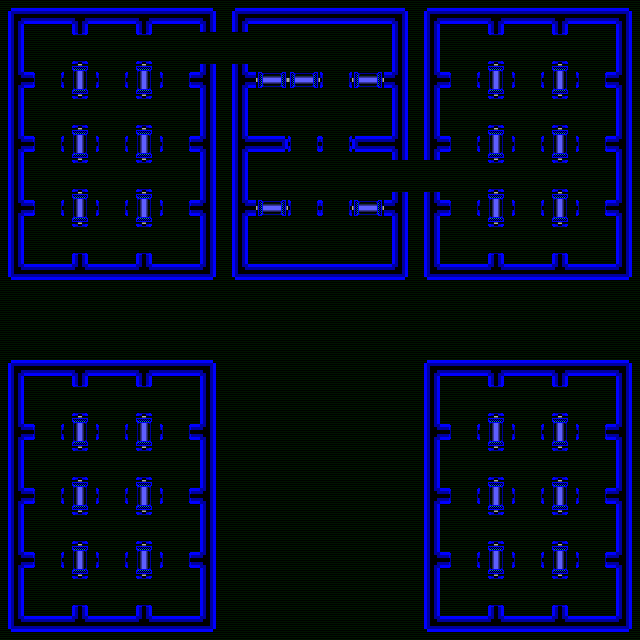

The image is a tile-based game level rendered from a .tmx file. Its description and source (layers, tilesets, objects; grid data summarised) follow:
An orthogonal 20x20 tile map with 32x32 px tiles, 2 tile layers (bg, map) and 3 objects (cap, switch, player).

<map version="1.0" orientation="orthogonal" width="20" height="20" tilewidth="32" tileheight="32">
 <tileset firstgid="1" name="alive" tilewidth="32" tileheight="32">
  <image source="alive-tileset.png" width="256" height="832" />
  <tile id="0">
   <properties>
    <property name="blocks" value="1" />
   </properties>
  </tile>
  <tile id="1">
   <properties>
    <property name="blocks" value="1" />
   </properties>
  </tile>
  <tile id="2">
   <properties>
    <property name="blocks" value="1" />
   </properties>
  </tile>
  <tile id="3">
   <properties>
    <property name="blocks" value="1" />
   </properties>
  </tile>
  <tile id="4">
   <properties>
    <property name="blocks" value="1" />
   </properties>
  </tile>
  <tile id="5">
   <properties>
    <property name="blocks" value="1" />
   </properties>
  </tile>
  <tile id="6">
   <properties>
    <property name="blocks" value="1" />
   </properties>
  </tile>
  <tile id="8">
   <properties>
    <property name="blocks" value="1" />
   </properties>
  </tile>
  <tile id="9">
   <properties>
    <property name="blocks" value="1" />
   </properties>
  </tile>
  <tile id="10">
   <properties>
    <property name="blocks" value="1" />
   </properties>
  </tile>
  <tile id="11">
   <properties>
    <property name="blocks" value="1" />
   </properties>
  </tile>
  <tile id="12">
   <properties>
    <property name="blocks" value="1" />
   </properties>
  </tile>
  <tile id="16">
   <properties>
    <property name="blocks" value="1" />
   </properties>
  </tile>
  <tile id="17">
   <properties>
    <property name="blocks" value="1" />
   </properties>
  </tile>
  <tile id="18">
   <properties>
    <property name="blocks" value="1" />
   </properties>
  </tile>
  <tile id="19">
   <properties>
    <property name="blocks" value="1" />
   </properties>
  </tile>
  <tile id="20">
   <properties>
    <property name="blocks" value="1" />
   </properties>
  </tile>
  <tile id="25">
   <properties>
    <property name="blocks" value="1" />
   </properties>
  </tile>
  <tile id="26">
   <properties>
    <property name="blocks" value="1" />
   </properties>
  </tile>
  <tile id="27">
   <properties>
    <property name="blocks" value="1" />
   </properties>
  </tile>
  <tile id="29">
   <properties>
    <property name="blocks" value="1" />
   </properties>
  </tile>
  <tile id="30">
   <properties>
    <property name="blocks" value="1" />
   </properties>
  </tile>
 </tileset>
 <layer name="bg" width="20" height="20">
  <data>[400 cells, 400 non-empty, 1 distinct tile ids]</data>
 </layer>
 <layer name="map" width="20" height="20">
  <data>[400 cells, 238 non-empty, 16 distinct tile ids]</data>
 </layer>
 <objectgroup name="objects" width="20" height="20">
  <object name="capacitor 1" type="cap" gid="25" x="320" y="96">
   <properties>
    <property name="on_finger" value="transmute=14" />
   </properties>
  </object>
  <object name="switch 1" type="switch" gid="46" x="384" y="128">
   <properties>
    <property name="fingers" value="capacitor 1" />
   </properties>
  </object>
  <object name="player" gid="57" x="288" y="192" />
 </objectgroup>
</map>
